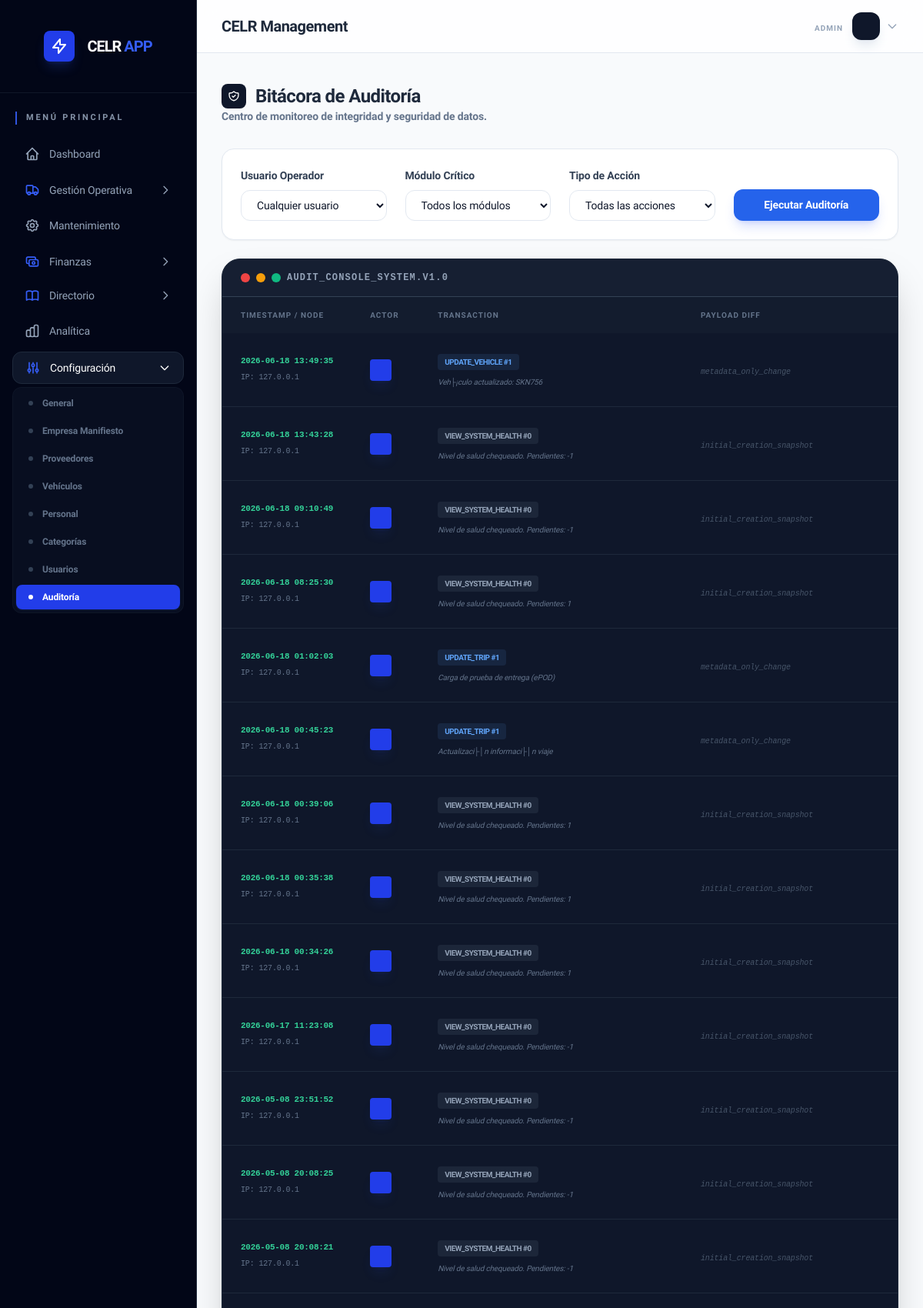
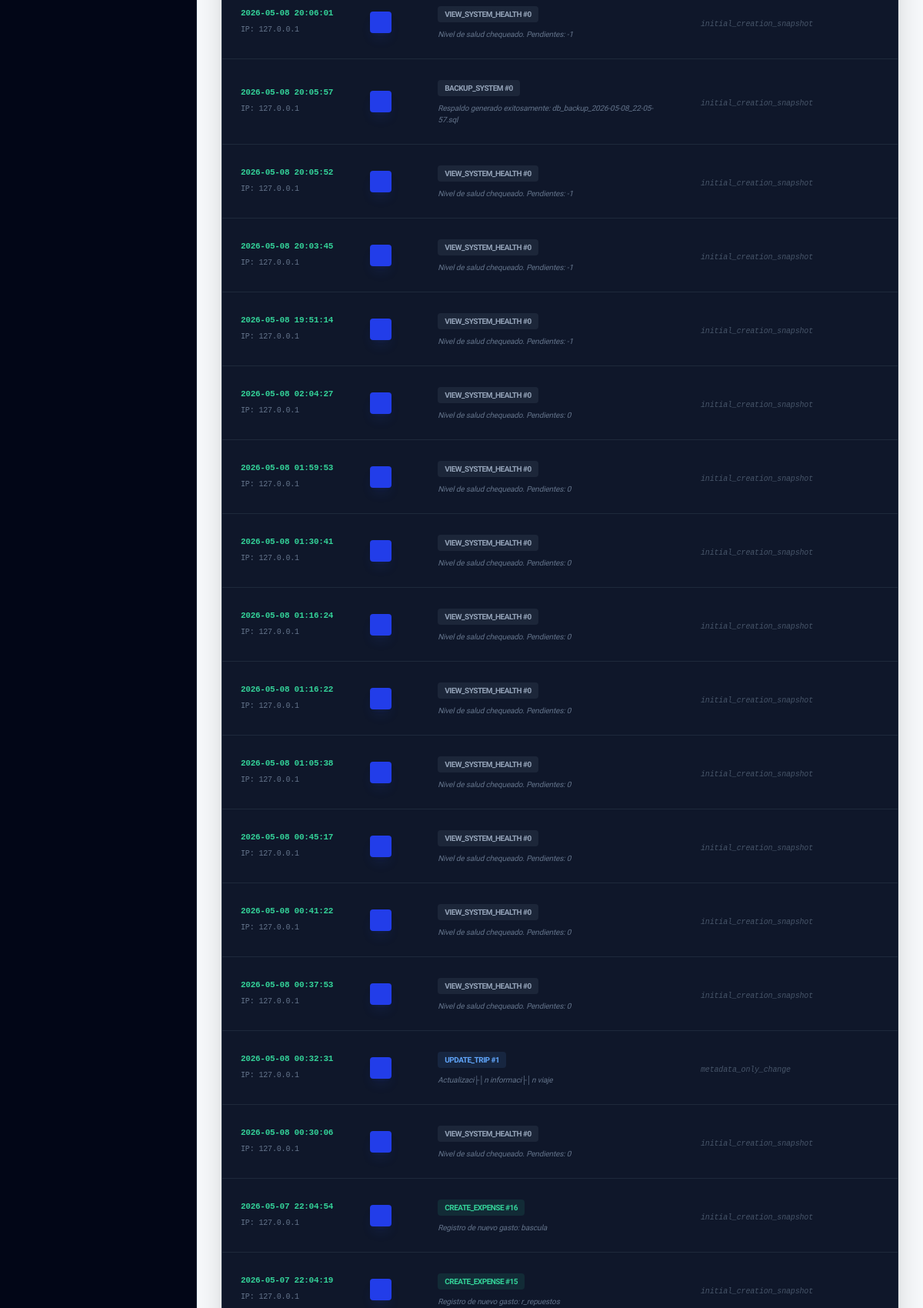
Page /audit_report.php (signed in, upper part) on the committed database (2 pictures, top to bottom).
### tables this page shows
CREATE TABLE `audit_logs` (
  `id` int(11) NOT NULL AUTO_INCREMENT,
  `user_id` int(11) DEFAULT NULL,
  `action` varchar(50) NOT NULL,
  `entity_type` varchar(50) NOT NULL,
  `entity_id` int(11) DEFAULT NULL,
  `details` text DEFAULT NULL,
  `old_values` longtext DEFAULT NULL CHECK (json_valid(`old_values`)),
  `new_values` longtext DEFAULT NULL CHECK (json_valid(`new_values`)),
  `ip_address` varchar(45) DEFAULT NULL,
  `created_at` timestamp NOT NULL DEFAULT current_timestamp(),
  PRIMARY KEY (`id`),
  KEY `idx_audit_entity` (`entity_type`,`entity_id`),
  KEY `idx_audit_user` (`user_id`),
  KEY `idx_audit_date` (`created_at`),
  CONSTRAINT `audit_logs_ibfk_1` FOREIGN KEY (`user_id`) REFERENCES `users` (`id`) ON DELETE SET NULL
);

### audit_report.php (the view, shortened to what this page needs)
<?php
include 'includes/header.php';
$where = ["1=1"];
$params = [];
$whereClause = implode(" AND ", $where);
$logs = $pdo->prepare("SELECT a.*, u.username, u.full_name FROM audit_logs a LEFT JOIN users u ON a.user_id = u.id WHERE $whereClause ORDER BY a.created_at DESC LIMIT 100");
$logs->execute($params);
$logEntries = $logs->fetchAll();
function formatJsonDiff($old, $new)
{
    if (!$old || !$new)
        return null;
    $diff = [];
    return $diff;
}
?>
<div class="space-y-6">
    <div class="flex flex-col md:flex-row md:items-center md:justify-between py-2">
        <div>
            <h1 class="text-2xl font-black text-slate-800 tracking-tight flex items-center">
                <span class="w-8 h-8 bg-slate-900 rounded-lg flex items-center justify-center mr-3">
                </span>
                Bitácora de Auditoría
            </h1>
            <p class="text-sm font-semibold text-slate-500">Centro de monitoreo de integridad y seguridad de datos.</p>
        </div>
    </div>
    <div
        class="bg-white rounded-2xl border border-slate-200 shadow-sm overflow-hidden p-6 gap-6 grid grid-cols-1 md:grid-cols-4 items-end">
        <form method="GET" class="contents">
            <div>
                <label class="saas-label">Usuario Operador</label>
                <select name="user_id" class="saas-input">
                    <option value="">Cualquier usuario</option>
                </select>
            </div>
            <div>
                <label class="saas-label">Módulo Crítico</label>
                <select name="entity_type" class="saas-input">
                    <option value="">Todos los módulos</option>
                </select>
            </div>
            <div>
                <label class="saas-label">Tipo de Acción</label>
                <select name="action" class="saas-input">
                    <option value="">Todas las acciones</option>
                </select>
            </div>
            <button type="submit" class="btn-saas btn-saas-primary w-full shadow-lg shadow-brand-500/20">Ejecutar
                Auditoría</button>
        </form>
    </div>
    <div class="bg-slate-900 rounded-3xl overflow-hidden shadow-2xl border border-slate-800">
        <div class="px-6 py-4 bg-slate-800/50 border-b border-slate-700 flex items-center space-x-2">
            <span class="w-3 h-3 rounded-full bg-red-500"></span>
            <span class="w-3 h-3 rounded-full bg-amber-500"></span>
            <span class="w-3 h-3 rounded-full bg-emerald-500"></span>
            <span
                class="ml-4 text-xs font-mono text-slate-400 font-bold uppercase tracking-widest">audit_console_system.v1.0</span>
        </div>
        <div class="overflow-x-auto">
            <table class="w-full text-left">
                <thead>
                    <tr class="bg-slate-800/30">
                        <th class="px-6 py-4 text-[10px] font-black text-slate-500 uppercase tracking-widest">timestamp
                            / node</th>
                        <th class="px-6 py-4 text-[10px] font-black text-slate-500 uppercase tracking-widest">actor</th>
                        <th class="px-6 py-4 text-[10px] font-black text-slate-500 uppercase tracking-widest">
                            transaction</th>
                        <th class="px-6 py-4 text-[10px] font-black text-slate-500 uppercase tracking-widest">payload
                            diff</th>
                    </tr>
                </thead>
                <tbody class="divide-y divide-slate-800">
                    <?php foreach ($logEntries as $log): ?>
                        <tr class="hover:bg-slate-800/40 transition-colors">
                            <td class="px-6 py-6 whitespace-nowrap">
                                <p class="text-[11px] font-mono text-emerald-400 font-bold leading-none">
                                    <?php echo $log['created_at']; ?></p>
                                <p class="text-[10px] font-mono text-slate-500 mt-2">IP: <?php echo $log['ip_address']; ?>
                                </p>
                            </td>
                            <td class="px-6 py-6">
                                <div class="flex items-center">
                                    <div
                                        class="h-7 w-7 rounded bg-brand-600 text-white flex items-center justify-center text-[10px] font-black mr-3 shadow-lg shadow-brand-500/10">
                                    </div>
                                </div>
                            </td>
                            <td class="px-6 py-6">
                                <?php
                                $actionColor = match ($log['action']) {
                                    'CREATE' => 'text-emerald-400 bg-emerald-400/10',
                                    'UPDATE' => 'text-blue-400 bg-blue-400/10',
                                    'DELETE' => 'text-red-400 bg-red-400/10',
                                    default => 'text-slate-400 bg-slate-400/10'
                                };
                                ?>
                                <span
                                    class="text-[10px] font-black px-2 py-1 rounded border border-transparent <?php echo $actionColor; ?> uppercase tracking-tighter">
                                    <?php echo $log['action']; ?>_<?php echo $log['entity_type']; ?>
                                    #<?php echo $log['entity_id']; ?>
                                </span>
                                <p class="text-[10px] text-slate-500 mt-2 italic font-medium">
                                    <?php echo htmlspecialchars($log['details']); ?></p>
                            </td>
                            <td class="px-6 py-6 min-w-[280px]">
                                <?php
                                $diff = formatJsonDiff($log['old_values'], $log['new_values']);
                                if ($diff): ?>
                                    <div class="space-y-2 border-l border-slate-700 pl-4 py-1">
                                        <?php foreach ($diff as $field => $change): ?>
                                            <div class="text-[10px] font-mono leading-tight">
                                                <span class="text-slate-500 uppercase"><?php echo $field; ?>:</span>
                                                <span class="text-red-500/80 line-through mx-1"><?php echo $change['old']; ?></span>
                                                <span class="text-emerald-400 font-bold ml-1">→ <?php echo $change['new']; ?></span>
                                            </div>
                                        <?php endforeach; ?>
                                    </div>
                                <?php elseif ($log['action'] == 'UPDATE'): ?>
                                    <span
                                        class="text-[10px] font-mono text-slate-600 italic font-medium">metadata_only_change</span>
                                <?php else: ?>
                                    <span
                                        class="text-[10px] font-mono text-slate-600 italic font-medium">initial_creation_snapshot</span>
                                <?php endif; ?>
                            </td>
                        </tr>
                    <?php endforeach; ?>
                </tbody>
            </table>
        </div>
    </div>
</div>
<?php include 'includes/footer.php'; ?>

### index.css (style rules this page uses)
:root { --brand-50: #eff6ff; --brand-100: #dbeafe; --brand-200: #bfdbfe; --brand-500: #3b82f6; --brand-600: #2563eb; --brand-700: #1d4ed8; --brand-800: #1e40af; --slate-50: #f8fafc; --slate-100: #f1f5f9; --slate-200: #e2e8f0; --slate-300: #cbd5e1; --slate-400: #94a3b8; --slate-500: #64748b; --slate-600: #475569; --slate-700: #334155; --slate-800: #1e293b; --slate-900: #0f172a; --slate-950: #020617; }
body { background-color: var(--slate-50); font-family: 'Plus Jakarta Sans', system-ui, -apple-system, sans-serif; color: var(--slate-800); -webkit-font-smoothing: antialiased; letter-spacing: -0.01em; }
.font-mono { font-family: 'JetBrains Mono', monospace; }
h1, h2, h3, .font-bold { letter-spacing: -0.025em; }
.btn-saas { display: inline-flex; align-items: center; justify-content: center; padding: 0.625rem 1.25rem; font-weight: 600; font-size: 0.875rem; border-radius: 0.75rem; transition: all 0.2s; cursor: pointer; border: none; }
.btn-saas-primary { background-color: var(--brand-600); color: white !important; }
.saas-input { width: 100%; padding: 0.625rem 1rem; background-color: white; border: 1px solid var(--slate-200); border-radius: 0.75rem; font-size: 0.875rem; color: var(--slate-900); }
.saas-label { display: block; font-size: 0.875rem; font-weight: 600; color: var(--slate-700); margin-bottom: 0.5rem; }

### rows in the picture
audit_logs: created_at "2026-06-18 13:49:35", ip_address "127.0.0.1", action "UPDATE", entity_type "VEHICLE", entity "1", details "Veh├¡culo actualizado: SKN756", shows "metadata_only_change"
audit_logs: created_at "2026-06-18 13:43:28", ip_address "127.0.0.1", action "VIEW", entity_type "SYSTEM_HEALTH", entity "0", details "Nivel de salud chequeado. Pendientes: -1", shows "initial_creation_snapshot"
audit_logs: created_at "2026-06-18 09:10:49", ip_address "127.0.0.1", action "VIEW", entity_type "SYSTEM_HEALTH", entity "0", details "Nivel de salud chequeado. Pendientes: -1", shows "initial_creation_snapshot"
audit_logs: created_at "2026-06-18 08:25:30", ip_address "127.0.0.1", action "VIEW", entity_type "SYSTEM_HEALTH", entity "0", details "Nivel de salud chequeado. Pendientes: 1", shows "initial_creation_snapshot"
audit_logs: created_at "2026-06-18 01:02:03", ip_address "127.0.0.1", action "UPDATE", entity_type "TRIP", entity "1", details "Carga de prueba de entrega (ePOD)", shows "metadata_only_change"
audit_logs: created_at "2026-06-18 00:45:23", ip_address "127.0.0.1", action "UPDATE", entity_type "TRIP", entity "1", details "Actualizaci├│n informaci├│n viaje", shows "metadata_only_change"
audit_logs: created_at "2026-06-18 00:39:06", ip_address "127.0.0.1", action "VIEW", entity_type "SYSTEM_HEALTH", entity "0", details "Nivel de salud chequeado. Pendientes: 1", shows "initial_creation_snapshot"
audit_logs: created_at "2026-06-18 00:35:38", ip_address "127.0.0.1", action "VIEW", entity_type "SYSTEM_HEALTH", entity "0", details "Nivel de salud chequeado. Pendientes: 1", shows "initial_creation_snapshot"
audit_logs: created_at "2026-06-18 00:34:26", ip_address "127.0.0.1", action "VIEW", entity_type "SYSTEM_HEALTH", entity "0", details "Nivel de salud chequeado. Pendientes: 1", shows "initial_creation_snapshot"
audit_logs: created_at "2026-06-17 11:23:08", ip_address "127.0.0.1", action "VIEW", entity_type "SYSTEM_HEALTH", entity "0", details "Nivel de salud chequeado. Pendientes: -1", shows "initial_creation_snapshot"
audit_logs: created_at "2026-05-08 23:51:52", ip_address "127.0.0.1", action "VIEW", entity_type "SYSTEM_HEALTH", entity "0", details "Nivel de salud chequeado. Pendientes: -1", shows "initial_creation_snapshot"
audit_logs: created_at "2026-05-08 20:08:25", ip_address "127.0.0.1", action "VIEW", entity_type "SYSTEM_HEALTH", entity "0", details "Nivel de salud chequeado. Pendientes: -1", shows "initial_creation_snapshot"
audit_logs: created_at "2026-05-08 20:08:21", ip_address "127.0.0.1", action "VIEW", entity_type "SYSTEM_HEALTH", entity "0", details "Nivel de salud chequeado. Pendientes: -1", shows "initial_creation_snapshot"
audit_logs: created_at "2026-05-08 20:06:01", ip_address "127.0.0.1", action "VIEW", entity_type "SYSTEM_HEALTH", entity "0", details "Nivel de salud chequeado. Pendientes: -1", shows "initial_creation_snapshot"
audit_logs: created_at "2026-05-08 20:05:57", ip_address "127.0.0.1", action "BACKUP", entity_type "SYSTEM", entity "0", details "Respaldo generado exitosamente: db_backup_2026-05-08_22-05-57.sql", shows "initial_creation_snapshot"
audit_logs: created_at "2026-05-08 20:05:52", ip_address "127.0.0.1", action "VIEW", entity_type "SYSTEM_HEALTH", entity "0", details "Nivel de salud chequeado. Pendientes: -1", shows "initial_creation_snapshot"
audit_logs: created_at "2026-05-08 20:03:45", ip_address "127.0.0.1", action "VIEW", entity_type "SYSTEM_HEALTH", entity "0", details "Nivel de salud chequeado. Pendientes: -1", shows "initial_creation_snapshot"
audit_logs: created_at "2026-05-08 19:51:14", ip_address "127.0.0.1", action "VIEW", entity_type "SYSTEM_HEALTH", entity "0", details "Nivel de salud chequeado. Pendientes: -1", shows "initial_creation_snapshot"
audit_logs: created_at "2026-05-08 02:04:27", ip_address "127.0.0.1", action "VIEW", entity_type "SYSTEM_HEALTH", entity "0", details "Nivel de salud chequeado. Pendientes: 0", shows "initial_creation_snapshot"
audit_logs: created_at "2026-05-08 01:59:53", ip_address "127.0.0.1", action "VIEW", entity_type "SYSTEM_HEALTH", entity "0", details "Nivel de salud chequeado. Pendientes: 0", shows "initial_creation_snapshot"
audit_logs: created_at "2026-05-08 01:30:41", ip_address "127.0.0.1", action "VIEW", entity_type "SYSTEM_HEALTH", entity "0", details "Nivel de salud chequeado. Pendientes: 0", shows "initial_creation_snapshot"
audit_logs: created_at "2026-05-08 01:16:24", ip_address "127.0.0.1", action "VIEW", entity_type "SYSTEM_HEALTH", entity "0", details "Nivel de salud chequeado. Pendientes: 0", shows "initial_creation_snapshot"
audit_logs: created_at "2026-05-08 01:16:22", ip_address "127.0.0.1", action "VIEW", entity_type "SYSTEM_HEALTH", entity "0", details "Nivel de salud chequeado. Pendientes: 0", shows "initial_creation_snapshot"
audit_logs: created_at "2026-05-08 01:05:38", ip_address "127.0.0.1", action "VIEW", entity_type "SYSTEM_HEALTH", entity "0", details "Nivel de salud chequeado. Pendientes: 0", shows "initial_creation_snapshot"
audit_logs: created_at "2026-05-08 00:45:17", ip_address "127.0.0.1", action "VIEW", entity_type "SYSTEM_HEALTH", entity "0", details "Nivel de salud chequeado. Pendientes: 0", shows "initial_creation_snapshot"
audit_logs: created_at "2026-05-08 00:41:22", ip_address "127.0.0.1", action "VIEW", entity_type "SYSTEM_HEALTH", entity "0", details "Nivel de salud chequeado. Pendientes: 0", shows "initial_creation_snapshot"
audit_logs: created_at "2026-05-08 00:37:53", ip_address "127.0.0.1", action "VIEW", entity_type "SYSTEM_HEALTH", entity "0", details "Nivel de salud chequeado. Pendientes: 0", shows "initial_creation_snapshot"
audit_logs: created_at "2026-05-08 00:32:31", ip_address "127.0.0.1", action "UPDATE", entity_type "TRIP", entity "1", details "Actualizaci├│n informaci├│n viaje", shows "metadata_only_change"
audit_logs: created_at "2026-05-08 00:30:06", ip_address "127.0.0.1", action "VIEW", entity_type "SYSTEM_HEALTH", entity "0", details "Nivel de salud chequeado. Pendientes: 0", shows "initial_creation_snapshot"
audit_logs: created_at "2026-05-07 22:04:54", ip_address "127.0.0.1", action "CREATE", entity_type "EXPENSE", entity "16", details "Registro de nuevo gasto: bascula", shows "initial_creation_snapshot"
audit_logs: created_at "2026-05-07 22:04:19", ip_address "127.0.0.1", action "CREATE", entity_type "EXPENSE", entity "15", details "Registro de nuevo gasto: r_repuestos", shows "initial_creation_snapshot"

### other values in the picture
$item['name'] "Dashboard"
$item['name'] "Gestión Operativa"
$item['name'] "Mantenimiento"
$item['name'] "Finanzas"
$item['name'] "Directorio"
$item['name'] "Analítica"
$item['name'] "Configuración"
$child['name'] "General"
$child['name'] "Empresa Manifiesto"
$child['name'] "Proveedores"
$child['name'] "Vehículos"
$child['name'] "Personal"
$child['name'] "Categorías"
$child['name'] "Usuarios"
$child['name'] "Auditoría"
